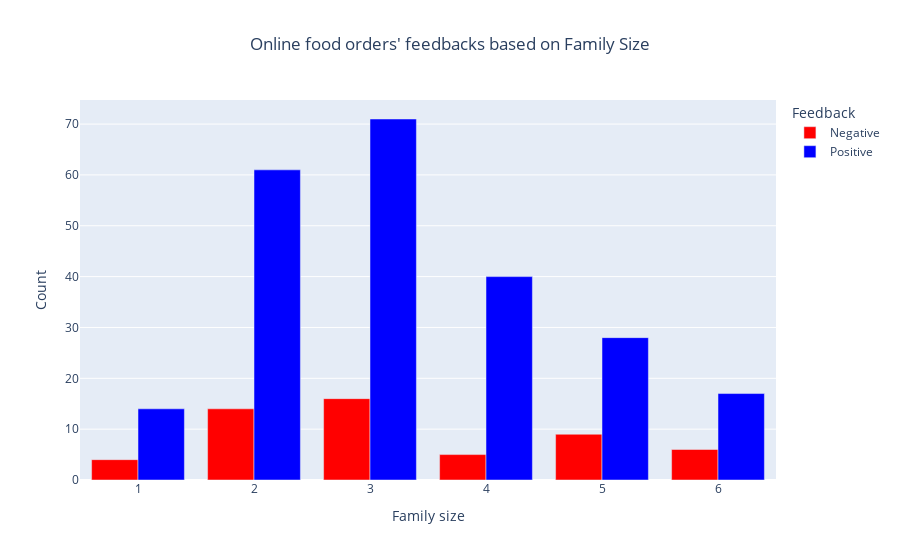

The notebook cell this image was saved under:
### Markdown cell above
**Family Size** (Numerical Predictor)

### Code cell
feedback_by_family_size = df.groupby(['Family size', 'Feedback'])['Feedback'].count().unstack()
fig = px.bar(feedback_by_family_size, 
             barmode='group',  
             color_discrete_sequence=['red', 'blue'],  
             title="Online food orders' feedbacks based on Family Size") 
fig.update_yaxes(title_text='Count')  
fig.update_layout(title_x=0.5) 
fig.show()

### Figure 1 — Plotly figure (JSON) as saved in the notebook; plotly's stock layout.template omitted (floating-point values rounded to 4 significant figures)
{"data": [{"alignmentgroup": "True", "hovertemplate": "Feedback=Negative <br>Family size=%{x}<br>value=%{y}<extra></extra>", "legendgroup": "Negative ", "marker": {"color": "red", "pattern": {"shape": ""}}, "name": "Negative ", "offsetgroup": "Negative ", "orientation": "v", "showlegend": true, "textposition": "auto", "type": "bar", "x": [1, 2, 3, 4, 5, 6], "xaxis": "x", "y": [4, 14, 16, 5, 9, 6], "yaxis": "y"}, {"alignmentgroup": "True", "hovertemplate": "Feedback=Positive<br>Family size=%{x}<br>value=%{y}<extra></extra>", "legendgroup": "Positive", "marker": {"color": "blue", "pattern": {"shape": ""}}, "name": "Positive", "offsetgroup": "Positive", "orientation": "v", "showlegend": true, "textposition": "auto", "type": "bar", "x": [1, 2, 3, 4, 5, 6], "xaxis": "x", "y": [14, 61, 71, 40, 28, 17], "yaxis": "y"}], "layout": {"barmode": "group", "legend": {"title": {"text": "Feedback"}, "tracegroupgap": 0}, "title": {"text": "Online food orders' feedbacks based on Family Size", "x": 0.5}, "xaxis": {"anchor": "y", "domain": [0, 1], "title": {"text": "Family size"}}, "yaxis": {"anchor": "x", "domain": [0, 1], "title": {"text": "Count"}}}}
